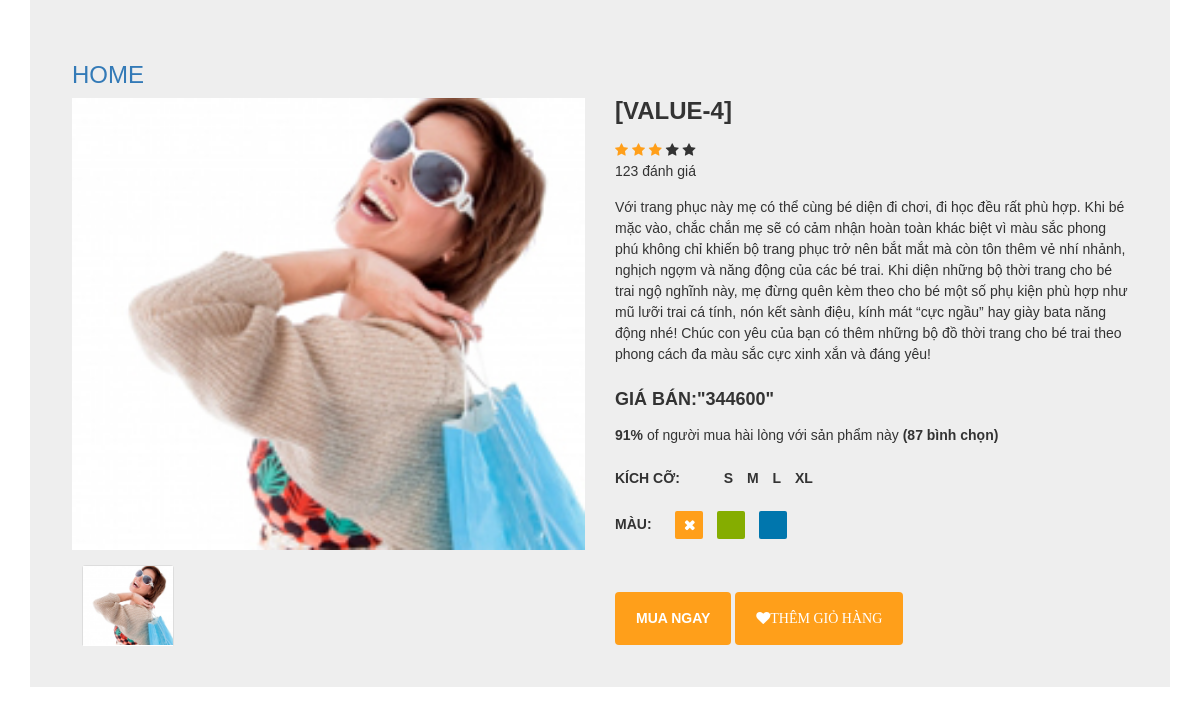
Page /user/index.php?controller=chitiet&id=4 on the committed database.
### tables this page shows
CREATE TABLE `product_2` (
  `id` int(11) DEFAULT NULL,
  `catalog_id` int(11) DEFAULT NULL,
  `name` varchar(50) DEFAULT NULL,
  `price` decimal(15,0) DEFAULT NULL,
  `img_link` varchar(50) DEFAULT NULL
);

### user/controller/C_chitiet.php (called while the page is built, shortened)
<?php
$id=$_GET['id'];
$product_2 = $db->get('product_2',array('id'=>$id));
require ('./view/V_chitiet.php');
?>

### user/model/m_database.php (called while the page is built, shortened)
<?php
class database{
protected $conn =null;
protected $host ='localhost';
protected $user ='root';
protected $pass = '';
protected $dbname ='d0204';
public function __construct()
{
    $this->conn=new mysqli($this->host,$this->user,$this->pass,$this->dbname);
}
public function get($table, $condition=array())
{
    $sql= "SELECT * FROM $table";
    if (!empty($condition)){
       $sql.=" WHERE";
       foreach ($condition as $key => $value) {
        $sql.=" $key ='$value'AND";
       }
       $sql=trim($sql, "AND");
    };
    $query= mysqli_query($this->conn, $sql);
    $ketqua= array();
    if ($query) {
        while($row=mysqli_fetch_assoc($query) ){
            $ketqua[]=$row;
        }
    }
    return $ketqua;
}
}
?>

### user/view/V_chitiet.php (the view, shortened to what this page needs)
<!DOCTYPE html>
<html>
<head>
    <link href="https://netdna.bootstrapcdn.com/font-awesome/4.0.3/css/font-awesome.min.css" rel="stylesheet">
<link rel="stylesheet" href="https://maxcdn.bootstrapcdn.com/bootstrap/3.3.6/css/bootstrap.min.css">
</head>
<body>
    <div class="container">
        <div class="card">
            <a href="?controller=trangchu"><h3>HOME</h3></a>
         <div class="container-fliud">
          <div class="wrapper row">
           <div class="preview col-md-6">
            <div class="preview-pic tab-content">
             <div class="tab-pane active" id="pic-1"><img src="<?php echo $product_2[0]['img_link'] ?>" alt="">
             </div>
            </div>
            <ul class="preview-thumbnail nav nav-tabs"><div class="logo_menuchinh" style="float:left; padding-top:5px; padding-left:10px; color:#fff; margin-left:auto; margin-right:auto; text-align=center; line-height:40px; font-size:16px;font-weight:bold;font-family:Arial"></div>
             <li class="active"><a data-target="#pic-1" data-toggle="tab"><img src="<?php echo $product_2[0]['img_link'] ?>"></a>
             </li>
            </ul>
           </div>
           <div class="details col-md-6">
            <h3 class="product-title"><?php echo $product_2[0]['name'] ?></h3>
            <div class="rating">
             <div class="stars"> <span class="fa fa-star checked"></span> <span class="fa fa-star checked"></span> <span class="fa fa-star checked"></span> <span class="fa fa-star"></span> <span class="fa fa-star"></span>
             </div> <span class="review-no">123 đánh giá</span>
            </div>
            <p class="product-description">Với trang phục này mẹ có thể cùng bé diện đi chơi, đi học đều rất phù hợp. Khi bé mặc vào, chắc chắn mẹ sẽ có cảm nhận hoàn toàn khác biệt vì màu sắc phong phú không chỉ khiến bộ trang phục trở nên bắt mắt mà còn tôn thêm vẻ nhí nhảnh, nghịch ngợm và năng động của các bé trai.            Khi diện những bộ thời trang cho bé trai ngộ nghĩnh này, mẹ đừng quên kèm theo cho bé một số phụ kiện phù hợp như mũ lưỡi trai cá tính, nón kết sành điệu, kính mát “cực ngầu” hay giày bata năng động nhé!            Chúc con yêu của bạn có thêm những bộ đồ thời trang cho bé trai theo phong cách đa màu sắc cực xinh xắn và đáng yêu!</p>
            <h4 class="price">Giá bán:"<?php echo $product_2[0]['price'] ?>"</h4>
            <p class="vote"><strong>91%</strong> of người mua hài lòng với sản phẩm này <strong>(87 bình chọn)</strong>
            </p>
            <h5 class="sizes">Kích cỡ: <span class="size" data-toggle="tooltip" title="small">s</span> <span class="size" data-toggle="tooltip" title="medium">m</span> <span class="size" data-toggle="tooltip" title="large">l</span> <span class="size" data-toggle="tooltip" title="xtra large">xl</span>
            </h5>
            <h5 class="colors">Màu: <span class="color orange not-available" data-toggle="tooltip" title="Not In store"></span> <span class="color green"></span> <span class="color blue"></span>
            </h5>
            <div class="action"> <a href="" target="_blank">  <button class="add-to-cart btn btn-default" type="button">MUA NGAY</button>  </a> <a href="addtocard.php?id=<?php echo $value['id']?>" target="_blank">            <button class="like btn btn-default" type="button"><span class="fa fa-heart">thêm giỏ hàng</span></button>            </a>
            </div>
           </div>
          </div>
         </div>
        </div>
       </div>
</body>
</html>

### user/view/V_chitiet.php (style rules this page uses)
body { font-family:Arial, Helvetica, sans-serif; overflow-x: hidden; }
img { max-width: 100%; }
.preview { display: -webkit-box; display: -webkit-flex; display: -ms-flexbox; display: flex; -webkit-box-orient: vertical; -webkit-box-direction: normal; -webkit-flex-direction: column; -ms-flex-direction: column; flex-direction: column; }
.preview-pic { -webkit-box-flex: 1; -webkit-flex-grow: 1; -ms-flex-positive: 1; flex-grow: 1; }
.preview-thumbnail.nav-tabs { border: none; margin-top: 15px; }
.preview-thumbnail.nav-tabs li { width: 18%; margin-right: 2.5%; }
.preview-thumbnail.nav-tabs li img { max-width: 100%; display: block; }
.preview-thumbnail.nav-tabs li a { padding: 0; margin: 0; cursor:pointer; }
.preview-thumbnail.nav-tabs li:last-of-type { margin-right: 0; }
.tab-content { overflow: hidden; }
.tab-content img { width: 100%; -webkit-animation-name: opacity; animation-name: opacity; -webkit-animation-duration: .3s; animation-duration: .3s; }
.card { margin-top: 0px; background: #eee; padding: 3em; line-height: 1.5em; }
@media screen and (min-width: 997px) { .wrapper { display: -webkit-box; display: -webkit-flex; display: -ms-flexbox; display: flex; } }
.details { display: -webkit-box; display: -webkit-flex; display: -ms-flexbox; display: flex; -webkit-box-orient: vertical; -webkit-box-direction: normal; -webkit-flex-direction: column; -ms-flex-direction: column; flex-direction: column; }
.colors { -webkit-box-flex: 1; -webkit-flex-grow: 1; -ms-flex-positive: 1; flex-grow: 1; }
.product-title, .price, .sizes, .colors { text-transform: UPPERCASE; font-weight: bold; }
.checked, .price span { color: #ff9f1a; }
.product-title, .rating, .product-description, .price, .vote, .sizes { margin-bottom: 15px; }
.product-title { margin-top: 0; }
.size { margin-right: 10px; }
.size:first-of-type { margin-left: 40px; }
.color { display: inline-block; vertical-align: middle; margin-right: 10px; height: 2em; width: 2em; border-radius: 2px; }
.color:first-of-type { margin-left: 20px; }
.add-to-cart, .like { background: #ff9f1a; padding: 1.2em 1.5em; border: none; text-transform: UPPERCASE; font-weight: bold; color: #fff; text-decoration:none; -webkit-transition: background .3s ease; transition: background .3s ease; }
.not-available { text-align: center; line-height: 2em; }
.not-available:before { font-family: fontawesome; content: "\f00d"; color: #fff; }
.orange { background: #ff9f1a; }
.green { background: #85ad00; }
.blue { background: #0076ad; }

### rows in the picture
product_2: img_link (picture), name "[VALUE-4]", price "344600"
